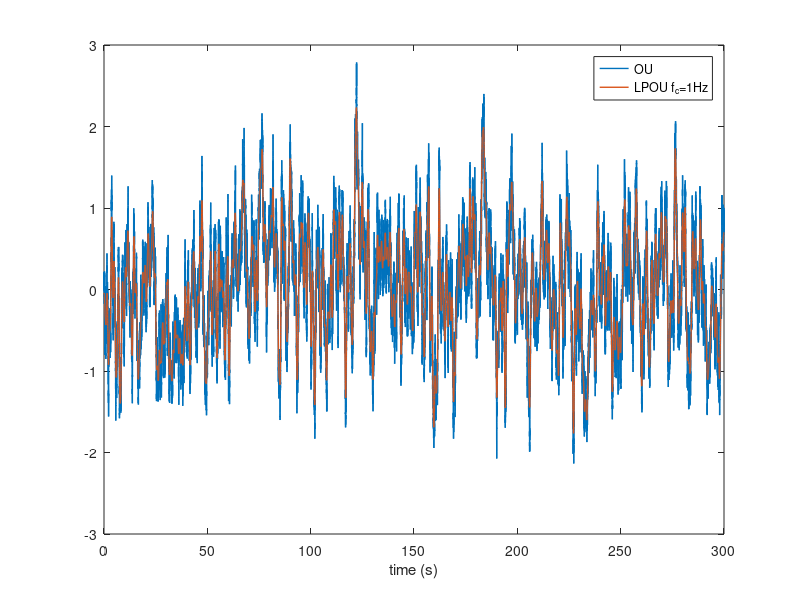

Write MATLAB code to recreate this figure. (Note: this script raises an error after producing the figure.)
clear
close all

path='\\ZebraNas\Public\Retina\WF_stimuli\211125\';

Tot = 300;
dt = 0.01; 
T = dt:dt:Tot;
tau=1;
D = 1; % dynamical range
at = 60;
a2=[];ey=[];ey1=[];
saving=1;

L = zeros(1,length(T));
for i = 1:length(T)-1
    L(i+1) = L(i) + (-L(i)/tau + randn*sqrt(D/dt))*dt;
end

cutoff=1;

[b,a]=butter(2,2*cutoff*dt,'low');
Lf=filtfilt(b,a,L);

figure(1);plot(T,L,'linewidth',1);xlabel('time (s)');hold on;
plot(T,Lf,'linewidth',1)
legend(('OU'),('LPOU f_c=1Hz'))

% save([path,'original_LPOU_1s1Hz.mat'],'Lf')
%% AM
meanIPI = 0.2; %s
pulseLen = 0.05;

meanInten = 10;
Contrast = 0.2;
downSampleLf_Inten = (Lf*meanInten*Contrast+meanInten);
downSampleLf_Inten = downSampleLf_Inten(1:meanIPI/dt:length(T));

AMsti = zeros(1,length(T));
for i = 1:length(downSampleLf_Inten)
    AMsti((i-1)*meanIPI/dt+1:((i-1)*meanIPI+pulseLen)/dt) = downSampleLf_Inten(i);
end
AMsti = [AMsti, meanInten*ones(1,pulseLen/dt)];
[t,ey,a2]=generate_pulse_stimulus(AMsti,0,dt);

save([path,'AM_LPOU_1s1Hz_200-50ms_10-2mW.mat'],'ey','a2','t','Lf')
%% DM (duty cycle modulation)
DMsti = zeros(1,length(T));
downSampleLf_Duty = (Lf*pulseLen*Contrast+pulseLen);
downSampleLf_Duty = downSampleLf_Duty(1:meanIPI/dt:length(T));
for i = 1:length(downSampleLf_Duty)
    DMsti((i-1)*meanIPI/dt+1:((i-1)*meanIPI+downSampleLf_Duty(i))/dt) = meanInten;
end
DMsti = [DMsti, meanInten*ones(1,pulseLen/dt)];
[t,ey,a2]=generate_pulse_stimulus(DMsti,0,dt);
save([path,'DM_LPOU_1s1Hz_200-50ms_10-2mW.mat'],'ey','a2','t','Lf')
%% FM
FMsti = zeros(1,length(T));
downSampleLf_IPIshift = (meanInten./downSampleLf_Inten-1)*meanIPI;
for i = 1:length(downSampleLf_Inten)-1
    FMsti( (i*meanIPI+downSampleLf_IPIshift(i))/dt+1 : (i*meanIPI+downSampleLf_IPIshift(i)+pulseLen)/dt ) = meanInten;
end
FMsti = [FMsti, meanInten*ones(1,pulseLen/dt)];
[t,ey,a2]=generate_pulse_stimulus(FMsti,0,dt);
save([path,'FM_LPOU_1s1Hz_200-50ms_10-2mW.mat'],'ey','a2','t','Lf')
%% plots
figure();
plot(AMsti,'linewidth',1);hold on;
plot((Lf*meanInten*Contrast+meanInten),'linewidth',1)
plot(DMsti,'linewidth',1);
plot(FMsti,'linewidth',1);


